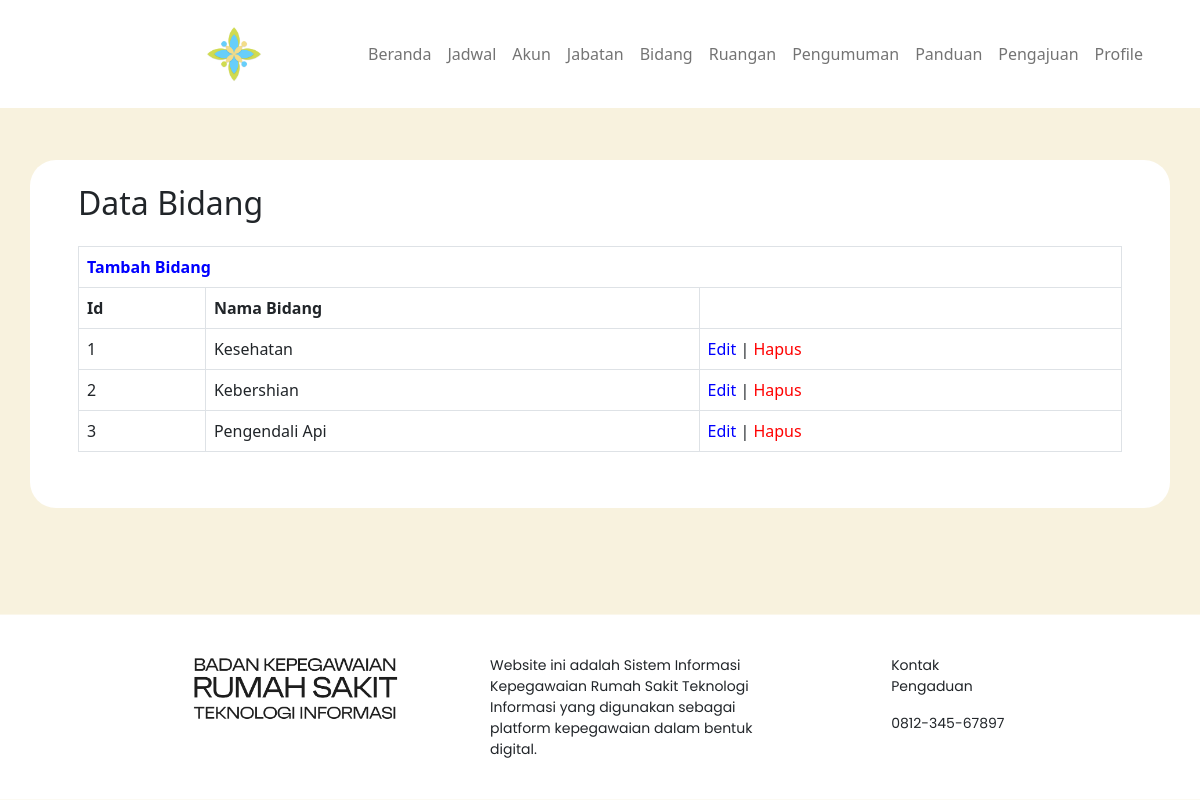
The app's page /bidang.php (signed in) with its own data.
### tables this page shows
CREATE TABLE tb_bidang(
	id_bidang INT AUTO_INCREMENT,
	nama_bidang VARCHAR(255),
	PRIMARY KEY(id_bidang),
	UNIQUE(nama_bidang)
);

### bidang.php (the view, shortened to what this page needs)
<?php
if (!isset($_SESSION["id_pegawai"])) {
    header("location:login.php");
} else {
    require "./dbConnection.php";
    $sql = 'SELECT *
            FROM tb_bidang
            ORDER BY id_bidang
            ;'
    ;
    $statement = $pdo->query($sql);
}
?>
<!doctype html>
<html lang="en">
<head>
    <link rel="stylesheet" href="style/beranda-after.css">
    <link href="https://cdn.jsdelivr.net/npm/bootstrap@5.2.3/dist/css/bootstrap.min.css" rel="stylesheet">
</head>
    <body class="d-flex flex-column min-vh-100" style="background-color: #F8F2DE;">
        <div class="d-flex flex-column justify-content-start header fixed-top">
                    <nav class="navbar navbar-expand-sm">
                        <div class="container-fluid">
                                <img src="img/char-logo.png" alt="logo-rumah-sakit" height="60" style="padding-right: 8vw ;margin-left: 16vw;";>
                            <div class="collapse navbar-collapse" id="navbarNav">
                                <ul class="navbar-nav text-center">
                                    <li class="nav-item">
                                    <a class="nav-link" aria-current="page" href="beranda-after_admin.php">Beranda</a>
                                    </li>
                                    <li class="nav-item">
                                    <a class="nav-link" href="jadwal_admin.php">Jadwal</a>
                                    </li>
                                    <li class="nav-item">
                                    <a class="nav-link" href="akun.php">Akun</a>
                                    </li>
                                    <li class="nav-item">
                                    <a class="nav-link" href="jabatan.php">Jabatan</a>
                                    </li>
                                    <li class="nav-item">
                                    <a class="nav-link" href="bidang.php">Bidang</a>
                                    </li>
                                    <li class="nav-item">
                                    <a class="nav-link" href="ruangan.php">Ruangan</a>
                                    </li>
                                    <li class="nav-item">
                                    <a class="nav-link" href="pengumuman_admin.php">Pengumuman</a>
                                    </li>
                                    <li class="nav-item">
                                    <a class="nav-link" href="panduan_admin.php">Panduan</a>
                                    </li>
                                    <li class="nav-item">
                                    <a class="nav-link" href="pengajuan_admin.php">Pengajuan</a>
                                    </li>
                                    <li class="nav-item">
                                    <a class="nav-link" href="profile_admin.php">Profile</a>
                                    </li>
                                </ul>
                            </div>
                        </div>
                    </nav>
                </div>
        <div class="container" style="background-color: #ffff; margin-top: 20vh; border-radius: 26px;">
            <div class="d-flex flex-column justify-content-evenly" style="margin-top: 3vh; margin-left: 3vw; margin-right: 3vw; margin-bottom: 5vh;">
                <h2>Data Bidang</h2>
                <table class="table table-bordered" style="margin-top: 2vh;">
                    <tbody>
                        <tr>
                        <th colspan="3">
                            <a href="./bidang_input.php" style="text-decoration:none; color: blue">Tambah Bidang</a>
                        </th>
                        </tr>
                        <tr>
                        <th>Id</th>
                        <th>Nama Bidang</th>
                        <th></th>
                        </tr>
                        <?php while ($user = $statement->fetch(PDO::FETCH_ASSOC)) : ?>
                            <tr>
                                <td>
                                    <?php echo $user['id_bidang'] ?>
                                </td>
                                <td>
                                    <?php echo $user['nama_bidang'] ?>
                                </td>
                                <td>
                                    <a href="./bidang_edit.php?id_bidang=<?= $user['id_bidang'] ?>" style="text-decoration:none; color: blue">Edit</a>
                                    |
                                    <a href="./bidang_hapus.php?id_bidang=<?= $user['id_bidang'] ?>" style="text-decoration:none; color: red">Hapus</a>
                                </td>
                            </tr>
                        <?php endwhile; ?>
                    </tbody>
                </table>
            </div>
        </div>
        <div class="d-flex flex-row-lg justify-content-evenly footer">
            <div class="d-lg-flex flex-row justify-content-between">
                <img src="img/title-logo-black-2.png" alt="logo pegawai" height="70" style="padding-right: 80px">
                <p class="desc">Website ini adalah Sistem Informasi Kepegawaian Rumah Sakit Teknologi Informasi yang digunakan sebagai platform kepegawaian dalam bentuk digital.</p>
            </div>
            <div class="d-flex flex-column justify-content-start informasi">
                <p class="kontak">Kontak Pengaduan</p>
                <p class="nomor">0812-345-67897</p>
            </div>
        </div>
    </body>
</html>

### style/beranda-after.css (style rules this page uses)
body { min-height: 100vh; }
.header { background-color: #ffff; padding-top: 2vh; padding-bottom: 2vh; }
.footer { position: sticky; top: 100%; background-color: #ffff; padding-left: 16vw; padding-right: 16vw; padding-top: 5vh; padding-bottom: 3vh; margin-top: 10vh; }
.desc { margin-right: 10vw; margin-left: 1vw; font-size: 14px; font-family: "poppins"; }
.kontak { font-size: 14px; font-family: "poppins"; }
.nomor { font-size: 14px; font-family: "poppins"; }
.informasi { width: 250px; }

### records on screen
tb_bidang: id_bidang "1", nama_bidang "Kesehatan"
tb_bidang: id_bidang "2", nama_bidang "Kebershian"
tb_bidang: id_bidang "3", nama_bidang "Pengendali Api"
